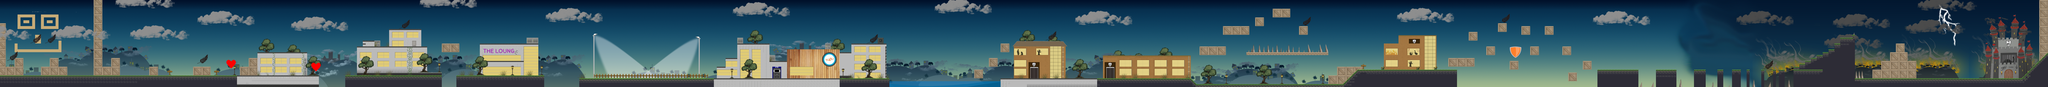

The image is a tile-based game level rendered from a .tmx file. Its description and source (layers, tilesets, objects; grid data summarised) follow:
An orthogonal 700x30 tile map with 16x16 px tiles, 23 tile layers (Sky, Castle, Back Trees, Background, ...), 29 tilesets and 224 objects.

<map version="1.0" orientation="orthogonal" renderorder="right-down" width="700" height="30" tilewidth="16" tileheight="16" nextobjectid="1170">
 <tileset firstgid="1" name="water" tilewidth="16" tileheight="16" spacing="2" margin="1" tilecount="1800" columns="75">
  <image source="water.png" width="1365" height="436" />
 </tileset>
 <tileset firstgid="1801" name="Castle" tilewidth="16" tileheight="16" spacing="2" margin="1" tilecount="391" columns="17">
  <image source="Castle.png" width="312" height="426" />
 </tileset>
 <tileset firstgid="2192" name="RTS_Crate" tilewidth="16" tileheight="16" spacing="2" margin="1" tilecount="9" columns="3">
  <image source="RTS_Crate.png" width="57" height="57" />
 </tileset>
 <tileset firstgid="2201" name="spikes" tilewidth="16" tileheight="16" spacing="1" margin="1" tilecount="1674" columns="93">
  <image source="spikes.png" width="1584" height="316" />
 </tileset>
 <tileset firstgid="3875" name="Sky" tilewidth="16" tileheight="16" tilecount="2912" columns="91">
  <image source="Sky.png" width="1466" height="520" />
 </tileset>
 <tileset firstgid="6787" name="Untitled.pyxel" tilewidth="16" tileheight="16" tilecount="3220" columns="70">
  <image source="scifi_platformTiles_32x32.png" width="1120" height="736" />
  <tile id="991">
   <animation>
    <frame tileid="1557" duration="100" />
    <frame tileid="1487" duration="100" />
   </animation>
  </tile>
 </tileset>
 <tileset firstgid="10007" name="Cartoon Hills 3" tilewidth="16" tileheight="16" tilecount="300" columns="25">
  <image source="Cartoon Hills 3.png" width="403" height="200" />
 </tileset>
 <tileset firstgid="10307" name="Cartoon Hills Minster" tilewidth="16" tileheight="16" tilecount="592" columns="37">
  <image source="Cartoon Hills Minster.png" width="600" height="266" />
 </tileset>
 <tileset firstgid="10899" name="Cartoon Hills 2" tilewidth="16" tileheight="16" tilecount="592" columns="37">
  <image source="Cartoon Hills 2.png" width="600" height="266" />
 </tileset>
 <tileset firstgid="11491" name="window1" tilewidth="16" tileheight="16" tilecount="8" columns="4">
  <image source="window1.png" width="70" height="34" />
 </tileset>
 <tileset firstgid="11499" name="door" tilewidth="16" tileheight="16" tilecount="9" columns="3">
  <image source="door.png" width="50" height="50" />
 </tileset>
 <tileset firstgid="11508" name="THE LOUNGE" tilewidth="16" tileheight="16" tilecount="36" columns="12">
  <image source="THE LOUNGE.png" width="200" height="50" />
 </tileset>
 <tileset firstgid="11544" name="light" tilewidth="16" tileheight="16" tilecount="475" columns="25">
  <image source="light flip.png" width="400" height="309" />
 </tileset>
 <tileset firstgid="12019" name="light flip" tilewidth="16" tileheight="16" tilecount="475" columns="25">
  <image source="light flip.png" width="400" height="309" />
 </tileset>
 <tileset firstgid="12494" name="Wood-Texture" tilewidth="16" tileheight="16" tilecount="646" columns="34">
  <image source="Wood-Texture.jpg" width="550" height="309" />
 </tileset>
 <tileset firstgid="13140" name="YUSU" tilewidth="16" tileheight="16" tilecount="25" columns="5">
  <image source="YUSU.png" width="80" height="80" />
 </tileset>
 <tileset firstgid="13165" name="ATM" tilewidth="16" tileheight="16" tilecount="12" columns="3">
  <image source="ATM.png" width="50" height="66" />
 </tileset>
 <tileset firstgid="13177" name="tilesetOpenGame_1 copy" tilewidth="16" tileheight="16" tilecount="240" columns="20">
  <image source="tilesetOpenGame_1 copy.png" width="320" height="192" />
 </tileset>
 <tileset firstgid="13417" name="Bushes" tilewidth="16" tileheight="16" tilecount="24" columns="12">
  <image source="Bushes.png" width="200" height="37" />
 </tileset>
 <tileset firstgid="13441" name="Modern Building" tilewidth="16" tileheight="16" tilecount="992" columns="62">
  <image source="Modern Building.png" width="1000" height="261" />
 </tileset>
 <tileset firstgid="14433" name="light" tilewidth="16" tileheight="16" tilecount="475" columns="25">
  <image source="light.png" width="400" height="309" />
 </tileset>
 <tileset firstgid="14908" name="Sky transition" tilewidth="16" tileheight="16" tilecount="4832" columns="151">
  <image source="Sky transition.png" width="2420" height="520" />
 </tileset>
 <tileset firstgid="19740" name="Cloud" tilewidth="16" tileheight="16" tilecount="150" columns="25">
  <image source="Cloud.png" width="400" height="100" />
 </tileset>
 <tileset firstgid="19890" name="Cloud Dark" tilewidth="16" tileheight="16" tilecount="150" columns="25">
  <image source="Cloud Dark.png" width="400" height="100" />
 </tileset>
 <tileset firstgid="20040" name="Hill on Fire" tilewidth="16" tileheight="16" tilecount="558" columns="31">
  <image source="Hill on Fire.png" width="500" height="300" />
 </tileset>
 <tileset firstgid="20598" name="Lightning Bolt" tilewidth="16" tileheight="16" tilecount="204" columns="12">
  <image source="Lightning Bolt.png" width="200" height="273" />
 </tileset>
 <tileset firstgid="20802" name="Feather" tilewidth="64" tileheight="64" tilecount="1" columns="1">
  <image source="Feather.png" width="74" height="75" />
 </tileset>
 <tileset firstgid="20803" name="Health" tilewidth="64" tileheight="64" tilecount="1" columns="1">
  <image source="../Changes/heart.png" width="64" height="64" />
 </tileset>
 <tileset firstgid="20804" name="Shield" tilewidth="64" tileheight="64" tilecount="1" columns="1">
  <image source="../Changes/shield1.png" width="64" height="64" />
 </tileset>
 <layer name="Sky" width="700" height="30">
  <data>[21000 cells, 21000 non-empty, 3908 distinct tile ids]</data>
 </layer>
 <layer name="Castle" width="700" height="30">
  <data>[21000 cells, 0 non-empty, 0 distinct tile ids]</data>
 </layer>
 <layer name="Back Trees" width="700" height="30">
  <data>[21000 cells, 420 non-empty, 42 distinct tile ids]</data>
 </layer>
 <layer name="Background" width="700" height="30">
  <data>[21000 cells, 6365 non-empty, 1894 distinct tile ids]</data>
 </layer>
 <layer name="Foreground" width="700" height="30">
  <data>[21000 cells, 2506 non-empty, 275 distinct tile ids]</data>
 </layer>
 <layer name="Buildings" width="700" height="30">
  <data>[21000 cells, 1938 non-empty, 485 distinct tile ids]</data>
 </layer>
 <layer name="doors" width="700" height="30">
  <data>[21000 cells, 6 non-empty, 6 distinct tile ids]</data>
 </layer>
 <layer name="Lightning Bolt" width="700" height="30">
  <data>[21000 cells, 204 non-empty, 204 distinct tile ids]</data>
 </layer>
 <layer name="the lounge" width="700" height="30">
  <data>[21000 cells, 36 non-empty, 36 distinct tile ids]</data>
 </layer>
 <layer name="Lights" width="700" height="30">
  <data>[21000 cells, 450 non-empty, 450 distinct tile ids]</data>
 </layer>
 <layer name="Light 2" width="700" height="30">
  <data>[21000 cells, 360 non-empty, 360 distinct tile ids]</data>
 </layer>
 <layer name="YUSU" width="700" height="30">
  <data>[21000 cells, 25 non-empty, 25 distinct tile ids]</data>
 </layer>
 <layer name="Water" width="700" height="30">
  <data>[21000 cells, 82 non-empty, 77 distinct tile ids]</data>
 </layer>
 <layer name="Windows" width="700" height="30">
  <data>[21000 cells, 260 non-empty, 89 distinct tile ids]</data>
 </layer>
 <layer name="Foliage" width="700" height="30">
  <data>[21000 cells, 787 non-empty, 112 distinct tile ids]</data>
 </layer>
 <layer name="Spikes" width="700" height="30">
  <data>[21000 cells, 148 non-empty, 35 distinct tile ids]</data>
 </layer>
 <layer name="Castle" width="700" height="30">
  <data>[21000 cells, 391 non-empty, 391 distinct tile ids]</data>
 </layer>
 <layer name="Crates" width="700" height="30">
  <data>[21000 cells, 659 non-empty, 14 distinct tile ids]</data>
 </layer>
 <layer name="Cloud" width="700" height="30">
  <data>[21000 cells, 2250 non-empty, 285 distinct tile ids]</data>
 </layer>
 <layer name="Ground" width="700" height="30">
  <data>[21000 cells, 2305 non-empty, 51 distinct tile ids]</data>
 </layer>
 <layer name="Feathers" width="700" height="30">
  <data>[21000 cells, 10 non-empty, 1 distinct tile ids]</data>
 </layer>
 <layer name="hearts" width="700" height="30">
  <data>[21000 cells, 2 non-empty, 1 distinct tile ids]</data>
 </layer>
 <objectgroup name="Blocks">
  <object id="680" x="272" y="320" width="48" height="48" />
  <object id="681" x="272" y="368" width="48" height="48" />
  <object id="682" x="320" y="368" width="48" height="48" />
  <object id="683" x="224" y="368" width="48" height="48" />
  <object id="685" x="0" y="128" width="32" height="48" />
  <object id="686" x="0" y="176" width="32" height="48" />
  <object id="687" x="0" y="224" width="32" height="48" />
  <object id="688" x="0" y="272" width="32" height="48" />
  <object id="689" x="0" y="320" width="32" height="48" />
  <object id="690" x="0" y="368" width="32" height="48" />
  <object id="691" x="32" y="368" width="48" height="48" />
  <object id="692" x="80" y="368" width="48" height="48" />
  <object id="693" x="80" y="320" width="48" height="48" />
  <object id="695" x="560" y="368" width="48" height="48" />
  <object id="696" x="608" y="320" width="48" height="48" />
  <object id="697" x="608" y="368" width="48" height="48" />
  <object id="698" x="816" y="368" width="48" height="48" />
  <object id="699" x="1056" y="368" width="48" height="48" />
  <object id="700" x="1104" y="368" width="48" height="48" />
  <object id="701" x="6560" y="256" width="48" height="48" />
  <object id="702" x="6608" y="256" width="48" height="48" />
  <object id="703" x="6656" y="256" width="48" height="48" />
  <object id="704" x="6688" y="144" width="48" height="48" />
  <object id="705" x="6736" y="144" width="48" height="48" />
  <object id="706" x="6784" y="144" width="48" height="48" />
  <object id="707" x="6864" y="96" width="48" height="48" />
  <object id="708" x="6960" y="48" width="48" height="48" />
  <object id="709" x="7008" y="48" width="48" height="48" />
  <object id="710" x="7104" y="144" width="48" height="48" />
  <object id="711" x="8016" y="320" width="48" height="48" />
  <object id="712" x="8128" y="256" width="48" height="48" />
  <object id="713" x="8192" y="128" width="48" height="48" />
  <object id="714" x="8256" y="336" width="48" height="48" />
  <object id="715" x="8368" y="256" width="48" height="48" />
  <object id="716" x="8448" y="144" width="48" height="48" />
  <object id="718" x="8576" y="400" width="48" height="48" />
  <object id="719" x="10240" y="384" width="48" height="48" />
  <object id="720" x="10288" y="384" width="48" height="48" />
  <object id="721" x="10336" y="384" width="48" height="48" />
  <object id="722" x="10384" y="384" width="48" height="48" />
  <object id="723" x="10432" y="384" width="48" height="48" />
  <object id="725" x="10432" y="336" width="48" height="48" />
  <object id="728" x="10384" y="336" width="48" height="48" />
  <object id="730" x="10336" y="336" width="48" height="48" />
  <object id="731" x="10288" y="336" width="48" height="48" />
  <object id="732" x="10336" y="288" width="48" height="48" />
  <object id="733" x="10384" y="288" width="48" height="48" />
  <object id="734" x="10368" y="240" width="48" height="48" />
  <object id="736" x="11152" y="0" width="48" height="48" />
  <object id="737" x="11152" y="48" width="48" height="48" />
  <object id="738" x="11152" y="96" width="48" height="48" />
  <object id="739" x="11152" y="144" width="48" height="48" />
  <object id="740" x="11152" y="192" width="48" height="48" />
  <object id="741" x="11152" y="240" width="48" height="48" />
  <object id="742" x="11152" y="288" width="48" height="48" />
  <object id="792" x="6816" y="288" width="448" height="16" />
  <object id="840" x="2416" y="240" width="96" height="48" />
  <object id="841" x="1360" y="320" width="48" height="96" />
  <object id="842" x="1360" y="368" height="32" />
  <object id="843" x="1312" y="416" width="48" />
  <object id="844" x="1312" y="368" width="48" height="48" />
  <object id="923" x="7264" y="416" width="48" height="48" />
  <object id="924" x="7312" y="368" width="48" height="48" />
  <object id="925" x="7360" y="368" width="48" height="48" />
  <object id="928" x="7408" y="368" width="48" height="48" />
  <object id="930" x="8544" y="256" width="48" height="48" />
  <object id="931" x="8656" y="336" width="48" height="48" />
  <object id="932" x="8320" y="144" width="48" height="48" />
  <object id="981" x="7920" y="320" width="96" height="48" />
  <object id="1003" x="11038" y="366" width="5" height="64" />
  <object id="1004" x="10485" y="352" width="3" height="79" />
  <object id="1006" x="8032" y="175" width="46" height="47" />
  <object id="1010" x="5472" y="240" width="48" height="48" />
  <object id="1011" x="5408" y="320" width="48" height="48" />
  <object id="1012" x="5328" y="384" width="48" height="48" />
  <object id="1022" x="560" y="368" height="48" />
  <object id="1026" x="512" y="368" width="48" height="48" />
  <object id="1028" x="512" y="320" width="48" height="48" />
  <object id="1029" x="512" y="272" width="48" height="48" />
  <object id="1030" x="512" y="176" width="48" height="48" />
  <object id="1031" x="512" y="128" width="48" height="48" />
  <object id="1032" x="512" y="80" width="48" height="48" />
  <object id="1034" x="512" y="32" width="48" height="48" />
  <object id="1035" x="512" y="0" width="48" height="32" />
 </objectgroup>
 <objectgroup name="Boundaries">
  <object id="735" x="0" y="0" width="11200" />
  <object id="743" x="0" y="0" height="128" />
 </objectgroup>
 <objectgroup name="Ground">
  <object id="744" x="0" y="416" width="1744" height="64" />
  <object id="745" x="1888" y="416" width="528" height="64" />
  <object id="746" x="2336" y="400" width="80" height="16" />
  <object id="747" x="2496" y="416" width="480" height="64" />
  <object id="748" x="3168" y="432" width="1696" height="48" />
  <object id="749" x="5472" y="432" width="1040" height="48" />
  <object id="751" x="6544" y="464" width="800" height="16" />
  <object id="753" x="7424" y="384" width="544" height="96" />
  <object id="754" x="8736" y="384" width="224" height="96" />
  <object id="757" x="9056" y="384" width="112" height="96" />
  <object id="758" x="9264" y="384" width="64" height="96" />
  <object id="759" x="9392" y="384" width="32" height="96" />
  <object id="760" x="9472" y="384" width="48" height="96" />
  <object id="761" x="9552" y="384" width="16" height="96" />
  <object id="762" x="9632" y="384" width="16" height="96" />
  <object id="763" x="9696" y="384" width="16" height="96" />
  <object id="766" x="9728" y="384" width="32" height="96" />
  <object id="767" x="9808" y="384" width="160" height="96" />
  <object id="779" x="10128" y="192" width="16" height="16" />
  <object id="780" x="10144" y="432" width="1056" height="48" />
  <object id="785" x="10144" y="192" height="240" />
  <object id="845" x="4864" y="480" width="608" />
  <object id="871" x="368" y="432" />
  <object id="934" x="9808" y="368" width="32" height="16" />
  <object id="935" x="9840" y="352" width="32" height="16" />
  <object id="936" x="9872" y="336" width="32" height="16" />
  <object id="937" x="9904" y="320" width="32" height="16" />
  <object id="938" x="9936" y="304" width="32" height="16" />
  <object id="939" x="9968" y="288" width="32" height="16" />
  <object id="940" x="10000" y="272" width="32" height="16" />
  <object id="941" x="10032" y="240" width="32" height="16" />
  <object id="942" x="10064" y="208" width="64" height="16" />
  <object id="946" x="11056" y="368" width="48" height="64" />
  <object id="947" x="11104" y="336" width="48" height="48" />
 </objectgroup>
 <objectgroup name="Cage">
  <object id="786" x="10928" y="208" width="116" height="224" />
 </objectgroup>
 <objectgroup name="Death">
  <object id="787" x="1744" y="480" width="144" />
  <object id="788" x="2416" y="480" width="80" />
  <object id="789" x="2976" y="480" width="192" />
  <object id="791" x="6816" y="288" width="448" />
  <object id="793" x="6816" y="240" width="448" height="48" />
  <object id="794" x="8960" y="480" width="96" />
  <object id="795" x="9168" y="480" width="96" />
  <object id="796" x="9328" y="480" width="64" />
  <object id="797" x="9424" y="480" width="48" />
  <object id="798" x="9520" y="480" width="32" />
  <object id="799" x="9568" y="480" width="64" />
  <object id="800" x="9648" y="480" width="48" />
  <object id="801" x="9712" y="480" width="16" />
  <object id="802" x="9760" y="480" width="48" />
  <object id="803" x="10144" y="384" width="48" height="48" />
  <object id="804" x="10128" y="176" width="16" height="16" />
  <object id="846" x="7968" y="480" width="768" />
  <object id="849" x="9168" y="432" width="32" height="48" />
  <object id="850" x="9360" y="448" width="16" height="32" />
  <object id="851" x="9456" y="464" width="16" height="16" />
  <object id="852" x="9584" y="432" width="16" height="48" />
  <object id="853" x="9664" y="448" width="32" height="32" />
  <object id="854" x="9776" y="432" width="16" height="48" />
  <object id="856" x="8960" y="448" width="32" height="32" />
  <object id="857" x="9024" y="448" width="32" height="32" />
 </objectgroup>
 <objectgroup name="Feathers" offsetx="0" offsety="1">
  <object id="806" x="9616" y="352" width="48" height="48" />
  <object id="807" x="8176" y="96" width="48" height="48" />
  <object id="808" x="7088" y="112" width="48" height="48" />
  <object id="810" x="5696" y="192" width="48" height="48" />
  <object id="811" x="4720" y="208" width="48" height="48" />
  <object id="812" x="2160" y="128" width="48" height="48" />
  <object id="813" x="16" y="304" width="48" height="48" />
  <object id="1036" x="144" y="208" width="48" height="48" />
  <object id="1037" x="224" y="208" width="48" height="48" />
  <object id="1062" x="1054.67" y="318.667" width="48" height="48" />
 </objectgroup>
 <objectgroup name="Buildings">
  <object id="816" x="1952" y="256" width="384" height="160" />
  <object id="817" x="1984" y="224" width="96" height="32" />
  <object id="818" x="2128" y="160" width="176" height="96" />
  <object id="819" x="2624" y="240" width="320" height="176" />
  <object id="832" x="1408" y="288" width="272" height="128" />
  <object id="875" x="5552" y="432" width="16" />
  <object id="876" x="5552" y="224" width="256" />
  <object id="877" x="7568" y="240" width="80" />
  <object id="879" x="7648" y="192" width="208" />
  <object id="881" x="7648" y="192" height="48" />
  <object id="882" x="3920" y="368" width="48" height="64" />
  <object id="886" x="3968" y="320" width="64" height="112" />
  <object id="887" x="4032" y="240" width="176" height="192" />
  <object id="898" x="4032" y="208" width="32" height="32" />
  <object id="899" x="4208" y="336" width="96" height="96" />
  <object id="900" x="4304" y="272" width="288" height="160" />
  <object id="901" x="4592" y="288" width="64" height="144" />
  <object id="902" x="4656" y="240" width="192" height="192" />
  <object id="903" x="4800" y="208" width="32" height="32" />
  <object id="904" x="4512" y="240" width="32" height="32" />
  <object id="907" x="6512" y="448" width="16" height="16" />
  <object id="908" x="6528" y="464" width="16" height="16" />
  <object id="909" x="6528" y="448" width="16" height="16" />
  </objectgroup>
 <objectgroup name="Geese">
  <!-- 11 objects omitted --></objectgroup>
 <objectgroup name="Stoppers">
  <!-- 22 objects omitted --></objectgroup>
 <objectgroup name="water">
  <!-- 1 objects omitted --></objectgroup>
 <objectgroup name="hearts">
  <!-- 2 objects omitted --></objectgroup>
 <objectgroup name="Shield">
  <!-- 1 objects omitted --></objectgroup>
 <layer name="Shield" width="700" height="30">
  <data>[21000 cells, 1 non-empty, 1 distinct tile ids]</data>
 </layer>
</map>
<!-- 45 of 224 objects omitted -->
